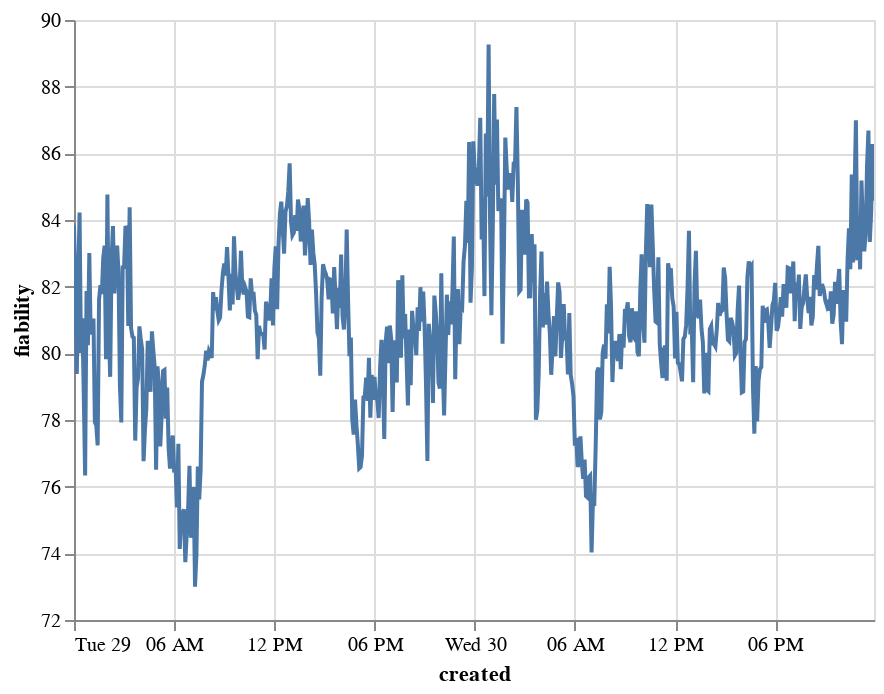

Notebook cell for this chart:
### Code cell
#fiabilité moyenne par tranche de 5 min (graph interactif)
graph_fiab

### Figure 1 — Vega-Lite specification as saved in the notebook (floating-point values rounded to 4 significant figures; data arrays with more than 128 entries replaced by an {"elided": "..."} marker saying what was removed)
{"$schema": "https://vega.github.io/schema/vega-lite/v2.6.0.json", "config": {"view": {"height": 300, "width": 400}}, "data": {"name": "data-b0ffb136aa642d02ebe32f4760d2d0f7"}, "datasets": {"data-b0ffb136aa642d02ebe32f4760d2d0f7": {"elided": "576 records"}}, "encoding": {"x": {"field": "created", "type": "temporal"}, "y": {"field": "fiability", "scale": {"zero": false}, "type": "quantitative"}}, "mark": "line", "selection": {"selector006": {"bind": "scales", "encodings": ["x", "y"], "mark": {"fill": "#333", "fillOpacity": 0.125, "stroke": "white"}, "on": "[mousedown, window:mouseup] > window:mousemove!", "resolve": "global", "translate": "[mousedown, window:mouseup] > window:mousemove!", "type": "interval", "zoom": "wheel!"}}}
